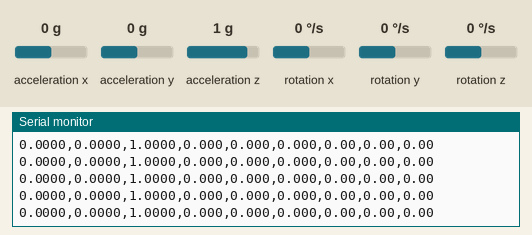
This sketch was run on a simulated ESP32. On the bench: the last lines printed to the serial monitor. Inputs (shaded band) come from the test bench; at power-on: acceleration x 0 g, acceleration y 0 g, acceleration z 1 g, rotation x 0 °/s, rotation z 0 °/s, rotation y 0 °/s.

Above: at 4.6 s.
4.7 s: acceleration x set to -1.4 g
At 5.2 s:
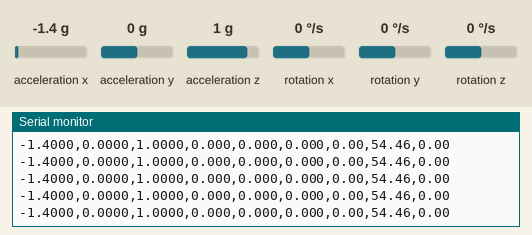
6.2 s: acceleration y set to -1.4 g
At 6.8 s:
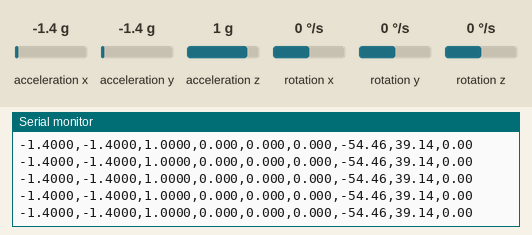
7.7 s: acceleration z set to -1.4 g
At 8.4 s:
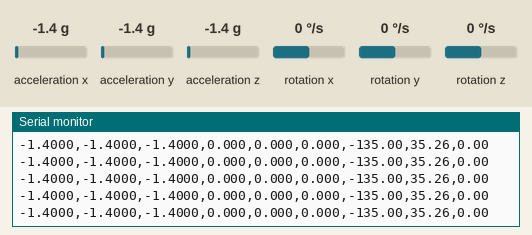
9.2 s: rotation x set to -192 °/s
At 10.0 s:
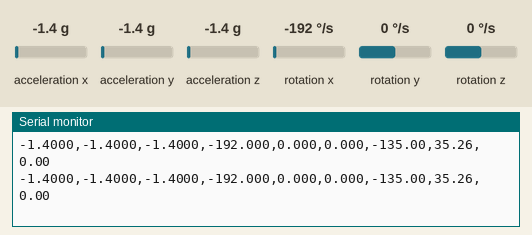
10.7 s: rotation z set to 192 °/s
At 11.2 s:
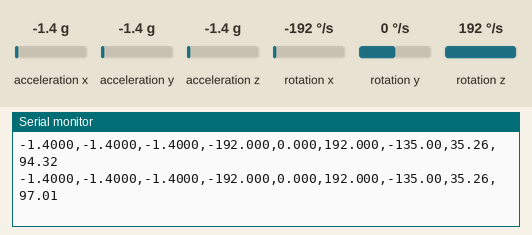

The sketch:

mpu.6500csv.ino
```cpp
#include <Wire.h>
#include <MPU9250_asukiaaa.h>

MPU9250_asukiaaa imu;

float gxOff = 0;
float gyOff = 0;
float gzOff = 0;

float yaw = 0.0;

unsigned long lastMicros;

void calibrateGyro() {

  const int N = 500;

  for (int i = 0; i < N; i++) {

    imu.gyroUpdate();

    gxOff += imu.gyroX();
    gyOff += imu.gyroY();
    gzOff += imu.gyroZ();

    delay(5);
  }

  gxOff /= N;
  gyOff /= N;
  gzOff /= N;
}

void setup() {

  Serial.begin(115200);

  Wire.begin(21,22);

  imu.setWire(&Wire);

  imu.beginAccel();
  imu.beginGyro();

  calibrateGyro();

  lastMicros = micros();

  Serial.println("ax,ay,az,gx,gy,gz,roll,pitch,yaw");
}

void loop() {

  imu.accelUpdate();
  imu.gyroUpdate();

  float ax = imu.accelX();
  float ay = imu.accelY();
  float az = imu.accelZ();

  float gx = imu.gyroX() - gxOff;
  float gy = imu.gyroY() - gyOff;
  float gz = imu.gyroZ() - gzOff;

  unsigned long now = micros();

  float dt = (now - lastMicros) / 1000000.0f;

  lastMicros = now;

  float roll =
      atan2(ay, az) * 180.0 / PI;

  float pitch =
      atan2(
        -ax,
        sqrt(ay * ay + az * az)
      ) * 180.0 / PI;

  yaw += gz * dt;

  Serial.print(ax,4);
  Serial.print(",");

  Serial.print(ay,4);
  Serial.print(",");

  Serial.print(az,4);
  Serial.print(",");

  Serial.print(gx,3);
  Serial.print(",");

  Serial.print(gy,3);
  Serial.print(",");

  Serial.print(gz,3);
  Serial.print(",");

  Serial.print(roll,2);
  Serial.print(",");

  Serial.print(pitch,2);
  Serial.print(",");

  Serial.println(yaw,2);

  delay(10);
}
```

Measured:
- after the input at 4.7 s, the serial monitor: prints a new line at once (image 1)
- after the input at 6.2 s, the serial monitor: prints a new line at once (image 2)
- after the input at 7.7 s, the serial monitor: prints a new line at once (image 3)
- after the input at 9.2 s, the serial monitor: prints a new line at once (image 4)
- after the input at 10.7 s, the serial monitor: prints a new line at once (image 5)
